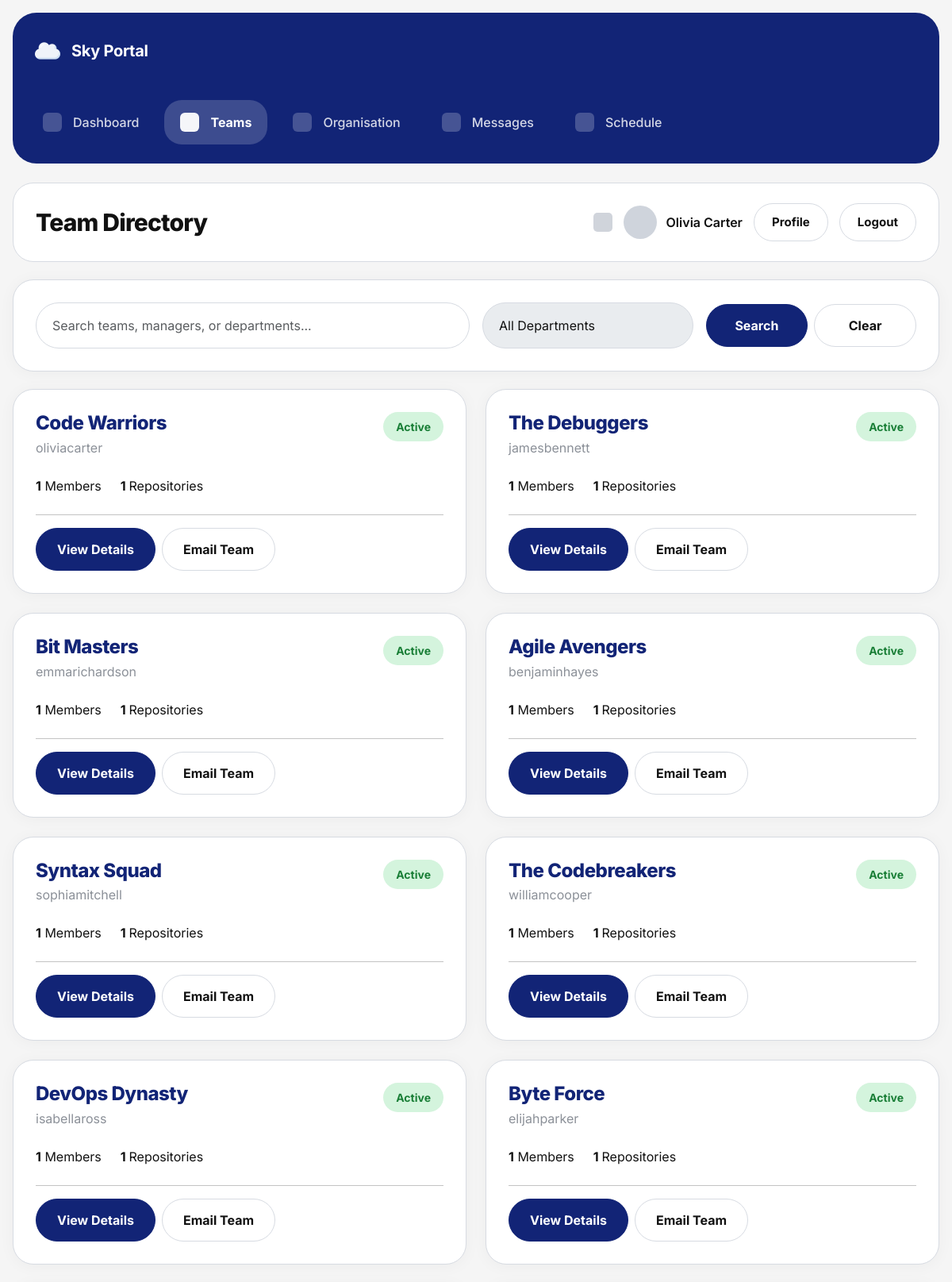
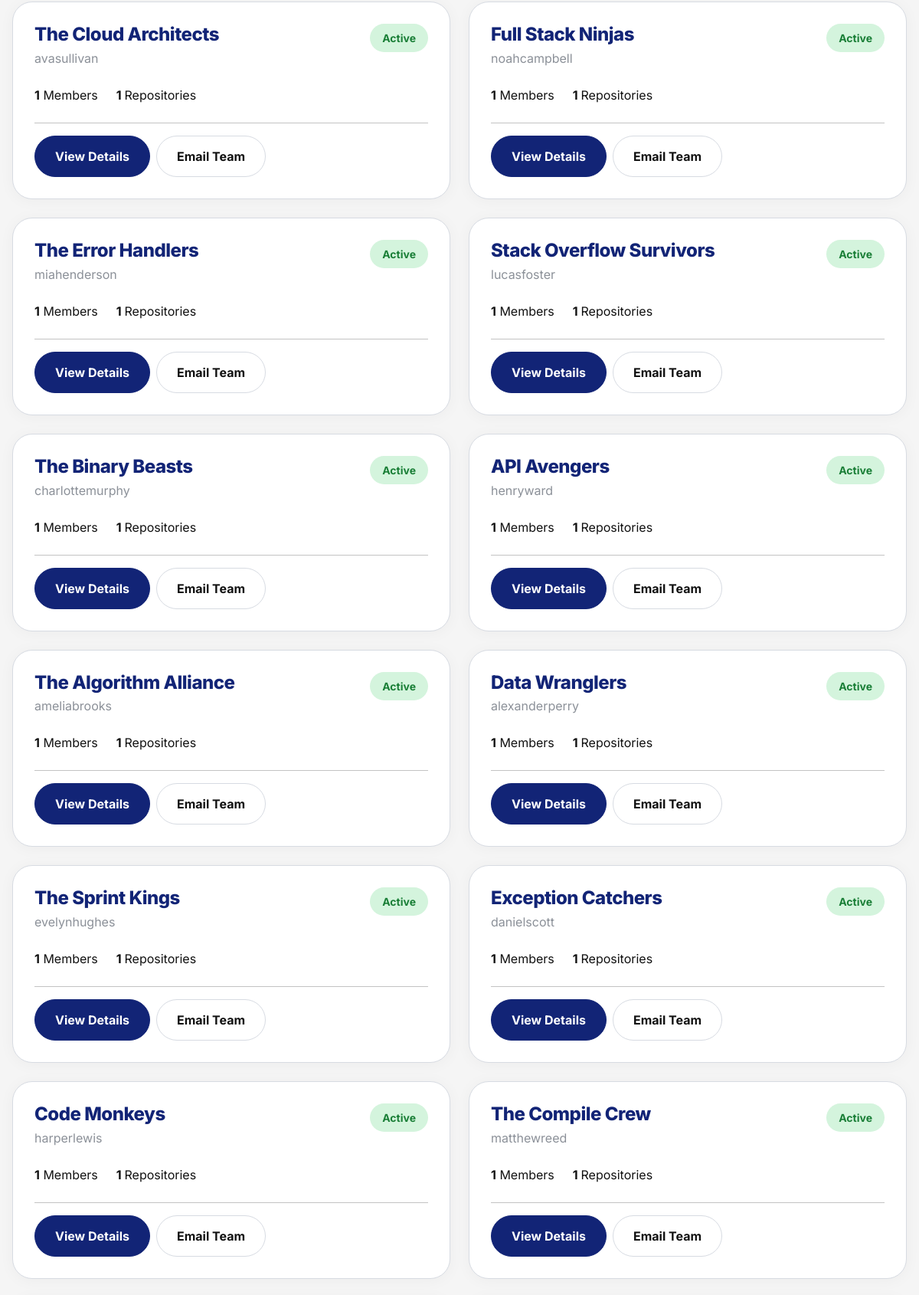
/teams/ (signed in, upper part), run on the app's committed database (2 pictures, top to bottom).
### organisation/models.py (models this page shows, shortened)
class Team(models.Model):
    STATUS_CHOICES = [
        ('active', 'Active'),
        ('restructured', 'Restructured'),
        ('disbanded', 'Disbanded'),
    ]
    name = models.CharField(max_length=100, unique=True)
    description = models.TextField(blank=True)
    purpose = models.TextField(blank=True)
    department = models.ForeignKey(
        Department,
        on_delete=models.SET_NULL,
        null=True,
        blank=True,
        related_name='teams'
    )
    team_type = models.ForeignKey(
        TeamType,
        on_delete=models.SET_NULL,
        null=True,
        blank=True,
        related_name='teams'
    )
    manager = models.ForeignKey(
        User,
        on_delete=models.SET_NULL,
        null=True,
        blank=True,
        related_name='managed_teams'
    )
    members = models.ManyToManyField(
        User,
        related_name='teams',
        blank=True
    )
    slack_channel = models.CharField(max_length=100, blank=True)
    email = models.EmailField(blank=True)
    code_repository = models.URLField(blank=True)
    status = models.CharField(max_length=20, choices=STATUS_CHOICES, default='active')
    created_at = models.DateTimeField(auto_now_add=True)
    updated_at = models.DateTimeField(auto_now=True)

### teams/views.py (the view)
# urls.py: path('teams/', views.team_list, name='team_list'),
@login_required
def team_list(request):
    query = request.GET.get("q", "").strip()
    if query:
        teams = Team.objects.filter(
            Q(name__icontains=query) |
            Q(manager__username__icontains=query) |
            Q(department__name__icontains=query)
        ).distinct()
    else:
        teams = Team.objects.all()
    return render(request, "teams/team_list.html", {
        "teams": teams,
        "query": query,
    })

### templates/teams/team_list.html (shortened to what this page needs)
{% extends "base.html" %}
{% block nav_teams %}active{% endblock %}
{% block page_heading %}Team Directory{% endblock %}
{% block content %}
<div class="panel-card">
    <div class="card-body">
        <form method="get" class="row g-3 align-items-center">
            <div class="col-lg-6">
                <input
                    type="text"
                    name="q"
                    class="form-control sky-search-input"
                    placeholder="Search teams, managers, or departments..."
                    value="{{ query|default:'' }}"
                >
            </div>
            <div class="col-lg-3">
                <select class="form-select sky-select" disabled>
                    <option>All Departments</option>
                </select>
            </div>
            <div class="col-lg-3 d-flex gap-2">
                <button type="submit" class="btn btn-sky-primary w-100">Search</button>
                <a href="{% url 'team_list' %}" class="btn btn-sky-secondary w-100">Clear</a>
            </div>
        </form>
    </div>
</div>
{% if teams %}
    <div class="row g-4">
        {% for team in teams %}
            <div class="col-lg-6">
                <div class="sky-team-card">
                    <div class="card-body">
                        <div class="d-flex justify-content-between align-items-start gap-3 mb-2">
                            <div>
                                <h3 class="sky-team-title mb-1">{{ team.name }}</h3>
                                <p class="page-subtitle mb-0">
                                    {{ team.manager.username|default:"No manager assigned" }}
                                </p>
                            </div>
                            <span class="sky-badge sky-badge-active">{{ team.get_status_display }}</span>
                        </div>
                        <div class="d-flex gap-4 flex-wrap mt-4 mb-4">
                            <div>
                                <strong>{{ team.members.count }}</strong> Members
                            </div>
                            <div>
                                <strong>
                                    {% if team.code_repository %}1{% else %}0{% endif %}
                                </strong>
                                Repositories
                            </div>
                        </div>
                        <hr>
                        <div class="d-flex justify-content-between align-items-center flex-wrap gap-3 mt-3">
                            <div class="d-flex gap-2 flex-wrap">
                                <a href="{% url 'team_detail' team.id %}" class="btn btn-sky-primary">View Details</a>
                                <a href="{% url 'email_team' team.id %}" class="btn btn-sky-secondary">Email Team</a>
                            </div>
                        </div>
                    </div>
                </div>
            </div>
        {% endfor %}
    </div>
{% endif %}
{% endblock %}

### templates/base.html (shortened to what this page needs)
<!doctype html>
<html lang="en">
  <head>
    {% load static %}
    <link
      href="https://cdn.jsdelivr.net/npm/bootstrap@5.3.3/dist/css/bootstrap.min.css"
      rel="stylesheet"
    />
    <link href="{% static 'css/styles.css' %}" rel="stylesheet" />
  </head>
  <body>
    {% block fullpage %}
    <div class="app-layout">
      <aside class="app-sidebar">
        <div class="app-sidebar-inner">
          <div class="sidebar-brand">
            <div class="top-shell-brand d-flex align-items-center gap-2">
              <img
                src="{% static 'images/cloud.png' %}"
                alt="Sky Logo"
                style="height: 32px"
              />
            </div>
            <div class="sidebar-brand-text">Sky Portal</div>
          </div>
          <nav class="sidebar-nav">
            <a
              href="{% url 'dashboard' %}"
              class="sidebar-link {% block nav_dashboard %}{% endblock %}"
            >
              <span class="sidebar-link-icon"></span>
              <span>Dashboard</span>
            </a>
            <a
              href="{% url 'team_list' %}"
              class="sidebar-link {% block nav_teams %}{% endblock %}"
            >
              <span class="sidebar-link-icon"></span>
              <span>Teams</span>
            </a>
            <a href="#" class="sidebar-link">
              <span class="sidebar-link-icon"></span>
              <span>Organisation</span>
            </a>
            <a href="#" class="sidebar-link">
              <span class="sidebar-link-icon"></span>
              <span>Messages</span>
            </a>
            <a
              href="{% url 'schedule_home' %}"
              class="sidebar-link {% block nav_schedule %}{% endblock %}"
            >
              <span class="sidebar-link-icon"></span>
              <span>Schedule</span>
            </a>
          </nav>
        </div>
      </aside>
      <div class="app-main">
        <header class="top-shell">
          <div class="top-shell-title-wrap">
            <h1 class="top-shell-title">
              {% block page_heading %}Sky Portal{% endblock %}
            </h1>
          </div>
          <div class="top-shell-right">
            <div class="top-shell-square"></div>
            {% if user.is_authenticated %}
            <div class="top-shell-profile">
              <div class="top-shell-avatar"></div>
              <span class="top-shell-username"
                >{{ user.get_full_name|default:user.username }}</span
              >
            </div>
            <a href="{% url 'profile' %}" class="top-shell-pill-link"
              >Profile</a
            >
            <form method="post" action="{% url 'logout' %}" class="mb-0">
              <button
                type="submit"
                class="top-shell-pill-link top-shell-pill-light"
              >
                Logout
              </button>
            </form>
            {% endif %}
          </div>
        </header>
        <main class="page-content">{% block content %}{% endblock %}</main>
      </div>
    </div>
    {% endblock %}
  </body>
</html>

### data on the page
Team: name "Code Warriors", manager.username "oliviacarter", status "Active", members.count "1", code_repository "1"
Team: name "The Debuggers", manager.username "jamesbennett", status "Active", members.count "1", code_repository "1"
Team: name "Bit Masters", manager.username "emmarichardson", status "Active", members.count "1", code_repository "1"
Team: name "Agile Avengers", manager.username "benjaminhayes", status "Active", members.count "1", code_repository "1"
Team: name "Syntax Squad", manager.username "sophiamitchell", status "Active", members.count "1"
Team: name "The Codebreakers", manager.username "williamcooper", status "Active", members.count "1", code_repository "1"
Team: name "DevOps Dynasty", manager.username "isabellaross", status "Active", members.count "1", code_repository "1"
Team: name "Byte Force", manager.username "elijahparker", status "Active", members.count "1", code_repository "1"
Team: name "The Cloud Architects", manager.username "avasullivan", status "Active", members.count "1", code_repository "1"
Team: name "Full Stack Ninjas", manager.username "noahcampbell", status "Active", members.count "1", code_repository "1"
Team: name "The Error Handlers", manager.username "miahenderson", status "Active", members.count "1", code_repository "1"
Team: name "Stack Overflow Survivors", manager.username "lucasfoster", status "Active", members.count "1", code_repository "1"
Team: name "The Binary Beasts", manager.username "charlottemurphy", status "Active", members.count "1"
Team: name "API Avengers", manager.username "henryward", status "Active", members.count "1", code_repository "1"
Team: name "The Algorithm Alliance", manager.username "ameliabrooks", status "Active", members.count "1", code_repository "1"
Team: name "Data Wranglers", manager.username "alexanderperry", status "Active", members.count "1", code_repository "1"
Team: name "The Sprint Kings", manager.username "evelynhughes", status "Active", members.count "1", code_repository "1"
Team: name "Exception Catchers", manager.username "danielscott", status "Active", members.count "1", code_repository "1"
Team: name "Code Monkeys", manager.username "harperlewis", status "Active", members.count "1", code_repository "1"
Team: name "The Compile Crew", manager.username "matthewreed", status "Active", members.count "1", code_repository "1"

### other printed values
{{ user.get_full_name|default:user.username }} "Olivia Carter"
